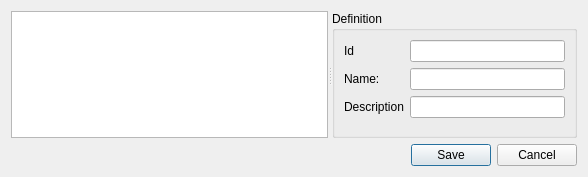
<?xml version="1.0" encoding="UTF-8"?>
<ui version="4.0">
 <class>Dialog</class>
 <widget class="QDialog" name="Dialog">
  <property name="geometry">
   <rect>
    <x>0</x>
    <y>0</y>
    <width>588</width>
    <height>177</height>
   </rect>
  </property>
  <property name="windowTitle">
   <string>Add new administrator</string>
  </property>
  <layout class="QHBoxLayout" name="horizontalLayout">
   <item>
    <layout class="QVBoxLayout" name="verticalLayout_4">
     <item>
      <widget class="QSplitter" name="splitter">
       <property name="orientation">
        <enum>Qt::Horizontal</enum>
       </property>
       <widget class="QTreeView" name="scenario_tree"/>
       <widget class="QWidget" name="layoutWidget">
        <layout class="QVBoxLayout" name="verticalLayout_3">
         <item>
          <widget class="QGroupBox" name="project">
           <property name="sizePolicy">
            <sizepolicy hsizetype="Expanding" vsizetype="Preferred">
             <horstretch>0</horstretch>
             <verstretch>0</verstretch>
            </sizepolicy>
           </property>
           <property name="title">
            <string>Definition</string>
           </property>
           <layout class="QVBoxLayout" name="verticalLayout">
            <item>
             <layout class="QFormLayout" name="formLayout">
              <item row="0" column="0">
               <widget class="QLabel" name="label_2">
                <property name="text">
                 <string>Id</string>
                </property>
               </widget>
              </item>
              <item row="0" column="1">
               <widget class="QLineEdit" name="id">
                <property name="maxLength">
                 <number>32</number>
                </property>
               </widget>
              </item>
              <item row="1" column="0">
               <widget class="QLabel" name="label_3">
                <property name="text">
                 <string>Name:</string>
                </property>
               </widget>
              </item>
              <item row="1" column="1">
               <widget class="QLineEdit" name="name">
                <property name="maxLength">
                 <number>100</number>
                </property>
               </widget>
              </item>
              <item row="2" column="0">
               <widget class="QLabel" name="label_6">
                <property name="text">
                 <string>Description</string>
                </property>
               </widget>
              </item>
              <item row="2" column="1">
               <widget class="QLineEdit" name="description"/>
              </item>
             </layout>
            </item>
           </layout>
          </widget>
         </item>
        </layout>
       </widget>
      </widget>
     </item>
     <item>
      <widget class="QDialogButtonBox" name="buttonBox">
       <property name="orientation">
        <enum>Qt::Horizontal</enum>
       </property>
       <property name="standardButtons">
        <set>QDialogButtonBox::Cancel|QDialogButtonBox::Save</set>
       </property>
      </widget>
     </item>
    </layout>
   </item>
  </layout>
 </widget>
 <tabstops>
  <tabstop>id</tabstop>
  <tabstop>name</tabstop>
  <tabstop>buttonBox</tabstop>
  <tabstop>scenario_tree</tabstop>
 </tabstops>
 <resources/>
 <connections>
  <connection>
   <sender>buttonBox</sender>
   <signal>rejected()</signal>
   <receiver>Dialog</receiver>
   <slot>reject()</slot>
   <hints>
    <hint type="sourcelabel">
     <x>317</x>
     <y>496</y>
    </hint>
    <hint type="destinationlabel">
     <x>286</x>
     <y>274</y>
    </hint>
   </hints>
  </connection>
 </connections>
</ui>
